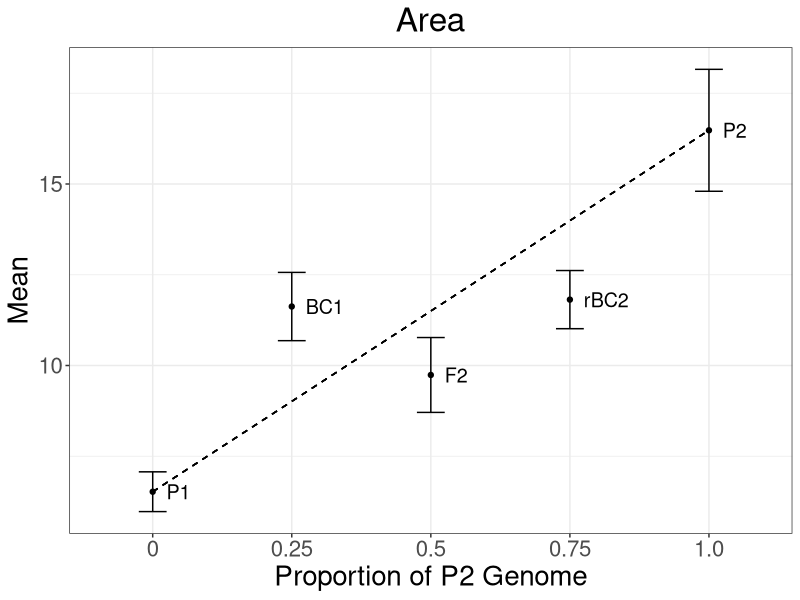
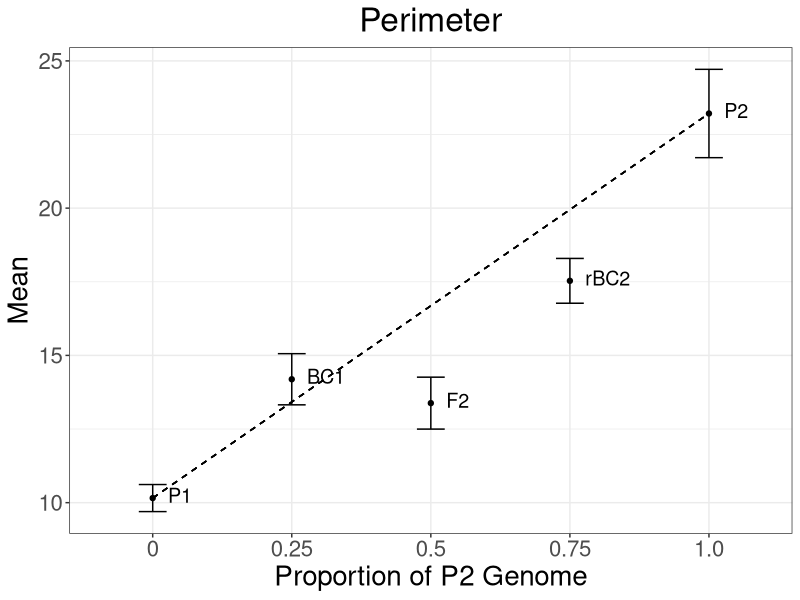
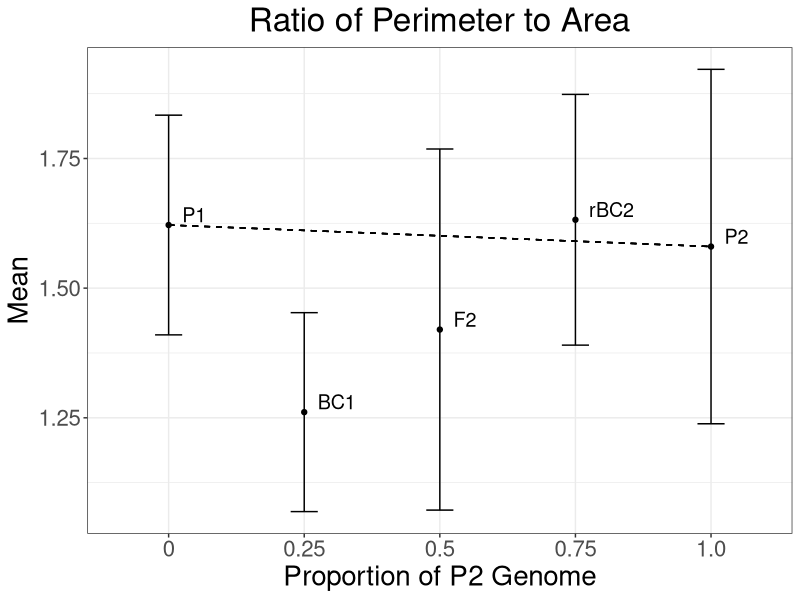
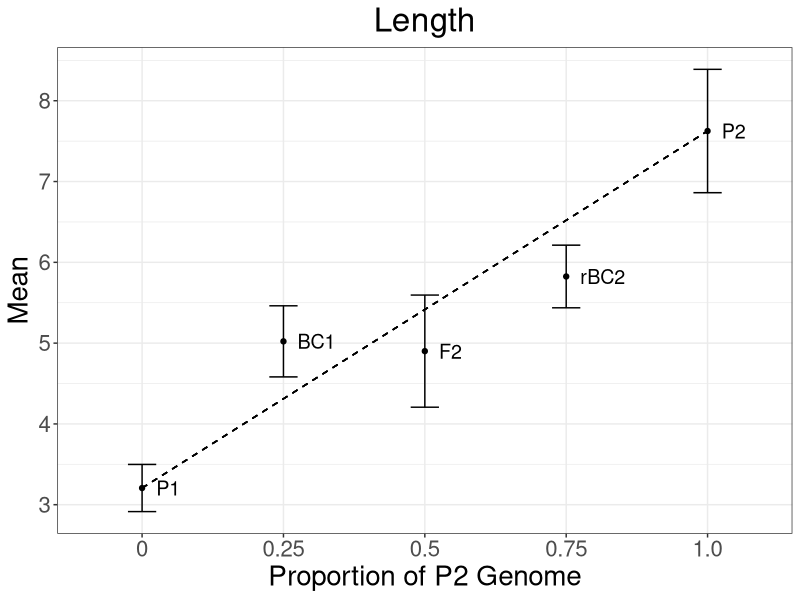
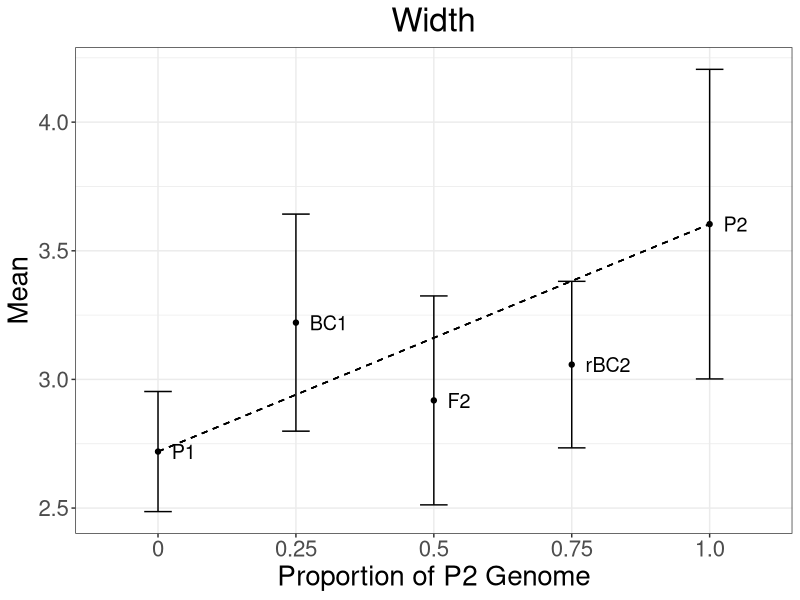
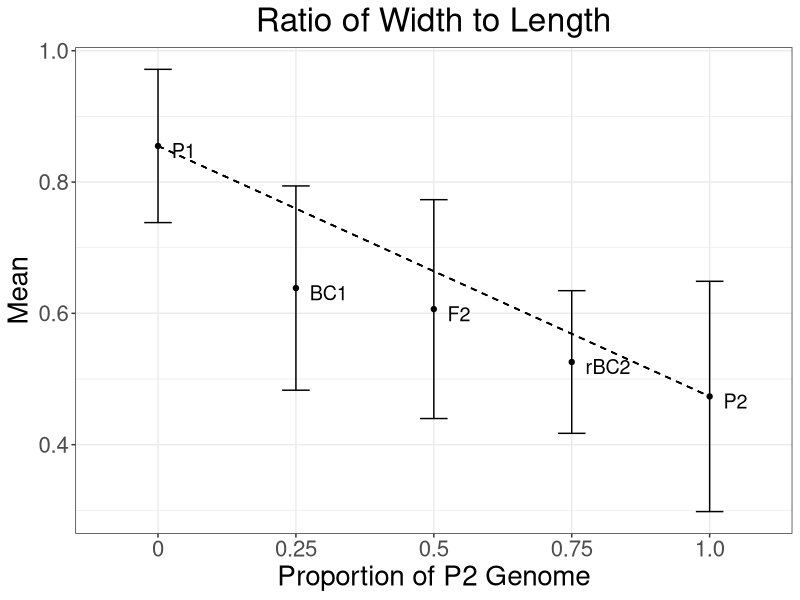
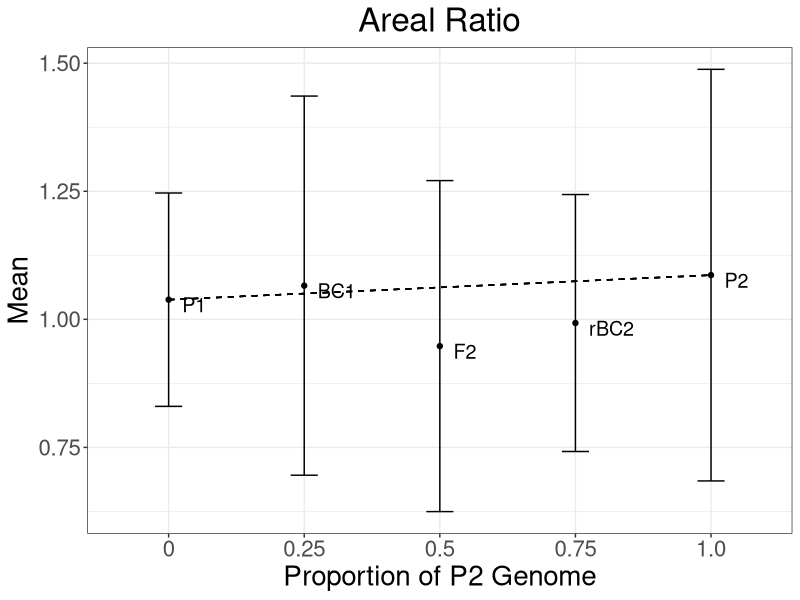
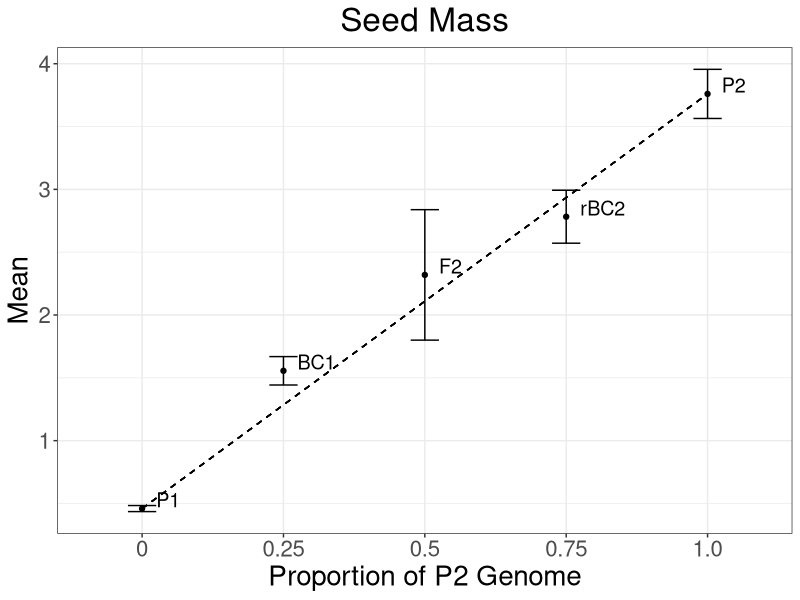

These figures' R source, in order:
library(ggplot2)

# input cross, mean, & se for area 
area <- data.frame(
  Proportion_of_P2_Genome = c("0", "1.0", "0.5", "0.25", "0.75"),
  Mean = c(6.522816683, 16.47951258, 9.739500903, 11.62506596, 11.81500181),
  Error = c(0.5479797328, 1.67954809, 1.030987101, 0.9403660416, 0.8011958025),
  labels = c("P1", "P2", "F2", "BC1", "rBC2"))

# specify order of variables on x axis
area$Proportion_of_P2_Genome <- factor(area$Proportion_of_P2_Genome, levels = c("0", "0.25", "0.5", "0.75", "1.0"))

# create scatterplot for area
ggplot(area, aes(x = Proportion_of_P2_Genome, y = Mean)) +
  geom_point() +
  geom_errorbar(aes(ymin = Mean - Error, ymax = Mean + Error), width = 0.2) +
  labs(x = "Proportion of P2 Genome", y = "Mean") +
  theme_bw()+
  ggtitle("Area")+
  theme(plot.title = element_text(hjust = 0.5))+
  theme(text = element_text(size = 20, color= "black"))+
  geom_segment(aes(x = Proportion_of_P2_Genome[1], y = Mean[1], xend = Proportion_of_P2_Genome[2], yend = Mean[2]), lty = 2)+
  geom_text(aes(label = labels), hjust = 0, nudge_x = 0.1, size = 5)
  



# input cross, mean, & se for perimeter 
perimeter <- data.frame(
  Proportion_of_P2_Genome = c("0", "1.0", "0.5", "0.25", "0.75"),
  Mean = c(10.15521918, 23.2138416, 13.379385, 14.19022123, 17.53230858),
  Error = c(0.4598082241, 1.500010453, 0.8818388568, 0.8689069691, 0.7607440585),
  labels = c("P1", "P2", "F2", "BC1", "rBC2"))

# specify order of variables on x axis
perimeter$Proportion_of_P2_Genome <- factor(perimeter$Proportion_of_P2_Genome, levels = c("0", "0.25", "0.5", "0.75", "1.0"))

# create scatterplot for perimeter
ggplot(perimeter, aes(x = Proportion_of_P2_Genome, y = Mean)) +
  geom_point() +
  geom_errorbar(aes(ymin = Mean - Error, ymax = Mean + Error), width = 0.2) +
  labs(x = "Proportion of P2 Genome", y = "Mean") +
  theme_bw()+
  ggtitle("Perimeter")+
  theme(plot.title = element_text(hjust = 0.5))+
  theme(text = element_text(size = 20, color= 'black'))+
  geom_segment(aes(x = Proportion_of_P2_Genome[1], y = Mean[1], xend = Proportion_of_P2_Genome[2], yend = Mean[2]), lty = 2)+
  geom_text(aes(label = labels), hjust = 0, nudge_x = 0.11, nudge_y = 0.1, size = 5)


# input cross, mean, & se for RPA 
RPA <- data.frame(
  Proportion_of_P2_Genome = c("0", "1.0", "0.5", "0.25", "0.75"),
  Mean = c(1.62169999, 1.580200273, 1.420142672, 1.26091521, 1.631856208),
  Error = c(0.2118316066, 0.3417123428, 0.3481225017, 0.1918223153, 0.2417640031),
  labels = c("P1", "P2", "F2", "BC1", "rBC2"))

# specify order of variables on x axis
RPA$Proportion_of_P2_Genome <- factor(RPA$Proportion_of_P2_Genome, levels = c("0", "0.25", "0.5", "0.75", "1.0"))

# create scatterplot for RPA
ggplot(RPA, aes(x = Proportion_of_P2_Genome, y = Mean)) +
  geom_point() +
  geom_errorbar(aes(ymin = Mean - Error, ymax = Mean + Error), width = 0.2) +
  labs(x = "Proportion of P2 Genome", y = "Mean") +
  theme_bw()+
  ggtitle("Ratio of Perimeter to Area")+
  theme(plot.title = element_text(hjust = 0.5))+
  theme(text = element_text(size = 20, color= 'black'))+
  geom_segment(aes(x = Proportion_of_P2_Genome[1], y = Mean[1], xend = Proportion_of_P2_Genome[2], yend = Mean[2]), lty = 2)+
  geom_text(aes(label = labels), hjust = 0, nudge_x = 0.1, nudge_y = 0.02, size = 5)



# input cross, mean, & se for length 
length <- data.frame(
  Proportion_of_P2_Genome = c("0", "1.0", "0.5", "0.25", "0.75"),
  Mean = c(3.206489019, 7.625249363, 4.900700137, 5.02182517, 5.824766952),
  Error = c(0.2920426845, 0.7634162396, 0.6940610201, 0.4399164335, 0.3875928547),
  labels = c("P1", "P2", "F2", "BC1", "rBC2"))

# specify order of variables on x axis
length$Proportion_of_P2_Genome <- factor(length$Proportion_of_P2_Genome, levels = c("0", "0.25", "0.5", "0.75", "1.0"))

# create scatterplot for width
ggplot(length, aes(x = Proportion_of_P2_Genome, y = Mean)) +
  geom_point() +
  geom_errorbar(aes(ymin = Mean - Error, ymax = Mean + Error), width = 0.2) +
  labs(x = "Proportion of P2 Genome", y = "Mean") +
  theme_bw()+
  ggtitle("Length")+
  theme(plot.title = element_text(hjust = 0.5))+
  theme(text = element_text(size = 20, color= 'black'))+
  geom_segment(aes(x = Proportion_of_P2_Genome[1], y = Mean[1], xend = Proportion_of_P2_Genome[2], yend = Mean[2]), lty = 2)+
  geom_text(aes(label = labels), hjust = 0, nudge_x = 0.1, size = 5)



# input cross, mean, & se for width 
width <- data.frame(
  Proportion_of_P2_Genome = c("0", "1.0", "0.5", "0.25", "0.75"),
  Mean = c(2.719552445, 3.603638761, 2.918421661, 3.22071845, 3.057632194),
  Error = c(0.2334454513, 0.6016688766, 0.4060046694, 0.4218805338, 0.323643964),
  labels = c("P1", "P2", "F2", "BC1", "rBC2"))

# specify order of variables on x axis
width$Proportion_of_P2_Genome <- factor(width$Proportion_of_P2_Genome, levels = c("0", "0.25", "0.5", "0.75", "1.0"))

# create scatterplot for width
ggplot(width, aes(x = Proportion_of_P2_Genome, y = Mean)) +
  geom_point() +
  geom_errorbar(aes(ymin = Mean - Error, ymax = Mean + Error), width = 0.2) +
  labs(x = "Proportion of P2 Genome", y = "Mean") +
  theme_bw()+
  ggtitle("Width")+
  theme(plot.title = element_text(hjust = 0.5))+
  theme(text = element_text(size = 20, color= 'black'))+
  geom_segment(aes(x = Proportion_of_P2_Genome[1], y = Mean[1], xend = Proportion_of_P2_Genome[2], yend = Mean[2]), lty = 2)+
  geom_text(aes(label = labels), hjust = 0, nudge_x = 0.1, size = 5)



# input cross, mean, & se for RWL 
RWL <- data.frame(
  Proportion_of_P2_Genome = c("0", "1.0", "0.5", "0.25", "0.75"),
  Mean = c(0.8549358369, 0.4734154518, 0.6064846044, 0.6385036202, 0.5259053835),
  Error = c(0.1167319674, 0.1754081161, 0.1666790903, 0.1555551483, 0.1086750454),
  labels = c("P1", "P2", "F2", "BC1", "rBC2"))

# specify order of variables on x axis
RWL$Proportion_of_P2_Genome <- factor(RWL$Proportion_of_P2_Genome, levels = c("0", "0.25", "0.5", "0.75", "1.0"))

# create scatterplot for RWL
ggplot(RWL, aes(x = Proportion_of_P2_Genome, y = Mean)) +
  geom_point() +
  geom_errorbar(aes(ymin = Mean - Error, ymax = Mean + Error), width = 0.2) +
  labs(x = "Proportion of P2 Genome", y = "Mean") +
  theme_bw()+
  ggtitle("Ratio of Width to Length")+
  theme(plot.title = element_text(hjust = 0.5))+
  theme(text = element_text(size = 20, color= 'black'))+
  geom_segment(aes(x = Proportion_of_P2_Genome[1], y = Mean[1], xend = Proportion_of_P2_Genome[2], yend = Mean[2]), lty = 2)+
  geom_text(aes(label = labels), hjust = 0, nudge_x = 0.1, nudge_y = -0.007, size = 5)



# input cross, mean, & se for AR 
AR <- data.frame(
  Proportion_of_P2_Genome = c("0", "1.0", "0.5", "0.25", "0.75"),
  Mean = c(1.038318811, 1.086268307, 0.9476895959, 1.065733981, 0.9927631834),
  Error = c(0.2082486584, 0.4017382248, 0.3230882372, 0.3700790176, 0.2508136468),
  labels = c("P1", "P2", "F2", "BC1", "rBC2"))

# specify order of variables on x axis
AR$Proportion_of_P2_Genome <- factor(AR$Proportion_of_P2_Genome, levels = c("0", "0.25", "0.5", "0.75", "1.0"))

# create scatterplot for AR
ggplot(AR, aes(x = Proportion_of_P2_Genome, y = Mean)) +
  geom_point() +
  geom_errorbar(aes(ymin = Mean - Error, ymax = Mean + Error), width = 0.2) +
  labs(x = "Proportion of P2 Genome", y = "Mean") +
  theme_bw()+
  ggtitle("Areal Ratio")+
  theme(plot.title = element_text(hjust = 0.5))+
  theme(text = element_text(size = 20, color= 'black'))+
  geom_segment(aes(x = Proportion_of_P2_Genome[1], y = Mean[1], xend = Proportion_of_P2_Genome[2], yend = Mean[2]), lty = 2)+
  geom_text(aes(label = labels), hjust = 0, nudge_x = 0.1, nudge_y = -0.01, size = 5)



# input cross, mean, & se for seed mass 
seed_mass <- data.frame(
  Proportion_of_P2_Genome = c("0", "1.0", "0.5", "0.25", "0.75"),
  Mean = c(0.4593333333, 3.76, 2.319333333, 1.556, 2.782307692),
  Error = c(0.02426964921, 0.1954725654, 0.5193030739, 0.113035182, 0.2108260732),
  labels = c("P1", "P2", "F2", "BC1", "rBC2"))

# specify order of variables on x axis
seed_mass$Proportion_of_P2_Genome <- factor(seed_mass$Proportion_of_P2_Genome, levels = c("0", "0.25", "0.5", "0.75", "1.0"))

# create scatterplot for seed mass
ggplot(seed_mass, aes(x = Proportion_of_P2_Genome, y = Mean)) +
  geom_point() +
  geom_errorbar(aes(ymin = Mean - Error, ymax = Mean + Error), width = 0.2) +
  labs(x = "Proportion of P2 Genome", y = "Mean") +
  theme_bw()+
  ggtitle("Seed Mass")+
  theme(plot.title = element_text(hjust = 0.5))+
  theme(text = element_text(size = 20, color= 'black'))+
  geom_segment(aes(x = Proportion_of_P2_Genome[1], y = Mean[1], xend = Proportion_of_P2_Genome[2], yend = Mean[2]), lty = 2)+
  geom_text(aes(label = labels), hjust = 0, nudge_x = 0.1, nudge_y = 0.07, size = 5)

